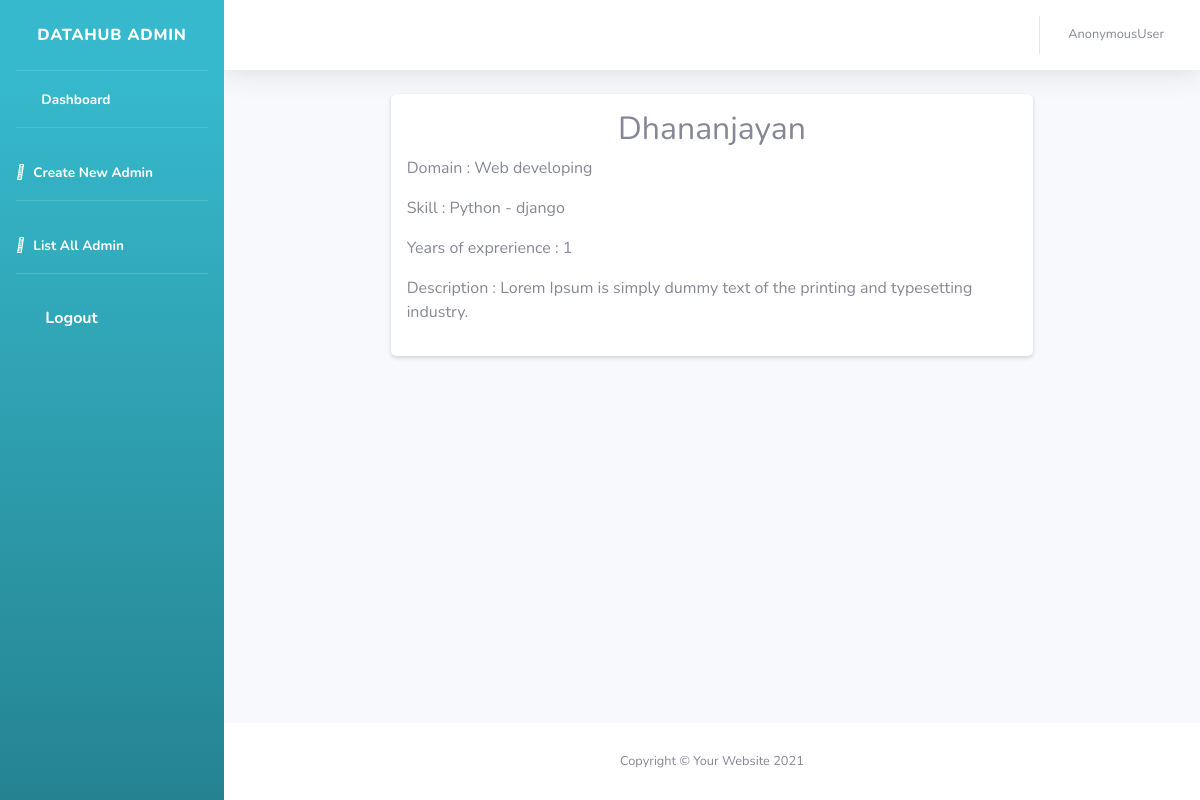
The page /exp/display/6 on the database its author committed.
### emp_crud/models.py (models this page shows, shortened)
class Exprerience(models.Model):
    emp_id = models.ForeignKey(Employee, on_delete=models.CASCADE)
    domain = models.ForeignKey(Domains, on_delete=models.CASCADE)
    skill = models.ForeignKey(Skills, on_delete=models.CASCADE, default=None)
    years_of_expre = models.IntegerField()
    description = models.TextField(max_length=400)

class Employee(models.Model):
    user = models.OneToOneField(User, on_delete=models.CASCADE, null=True, blank=True)
    name = models.CharField(max_length=100, null=True, blank=True)
    username = models.CharField(max_length=200, default='x')
    password = models.CharField(max_length=200, default='x')
    address = models.CharField(max_length=200, null=True, blank=True)
    age = models.PositiveIntegerField(null=True, blank=True)
    depts = (
        ('Accounts and Finance', 'Accounts and Finance'),
        ('HR', 'HR'),
        ('Sales and marketing', 'Sales and marketing'),
        ('Infrastructures', 'Infrastructures'),
        ('Research and development', 'Research and development'),
        ('IT services', 'IT services'),
        ('Product development', 'Product development'),
        ('Security and transport', 'Security and transport'),
    )
    department = models.CharField(max_length=200, choices=depts, default=None, null=True, blank=True)
    emp_start_date = models.DateField(null=True, blank=True)
    emp_end_date = models.DateField(null=True, blank=True)
    salary = models.PositiveIntegerField(null=True, blank=True)
    photo = models.ImageField(upload_to='media/images', null=True, blank=True)
    options = (
        ('working', 'working'),
        ('resigned', 'resigned')
    )
    status = models.CharField(max_length=100, choices=options, default='working', null=True, blank=True)

class Domains(models.Model):
    name = models.CharField(max_length=200)
    def __str__(self):
        return self.name

class Skills(models.Model):
    domain = models.ForeignKey(Domains, on_delete=models.CASCADE)
    name = models.CharField(max_length=200)
    def __str__(self):
        return self.name

### emp_crud/views.py (the view)
# urls.py: path('exp/display/<int:pk>', get_user_experience, name="display-exp"),
def get_user_experience(request, pk):
    expre = Exprerience.objects.get(id=pk)
    context = {
        'expre':expre
    }
    return render(request, 'display-exp.html', context)

### emp_crud/templates/display-exp.html
{% extends 'base.html' %}
{% block content %}
<div class="row">
    <div class="col-2"></div>
    <div class="col-8">
        <div class="card border-0 shadow-sm p-3">
            <h2 class="text-center">{{expre.emp_id.name}}</h2>
            <p>Domain : {{expre.domain}}</p>
            <p>Skill : {{expre.skill}}</p>
            <p>Years of exprerience : {{expre.years_of_expre}}</p>
            <p>Description : {{expre.description}}</p>
        </div>
    </div>
    <div class="col-2"></div>
</div>
{% endblock content %}

### rows shown on the page
Exprerience: emp_id.name "Dhananjayan", domain "Web developing", skill "Python - django", years_of_expre "1", description "Lorem Ipsum is simply dummy text of the printing and typesetting industry."

### other values the page prints
{{ request.user }} "AnonymousUser"
